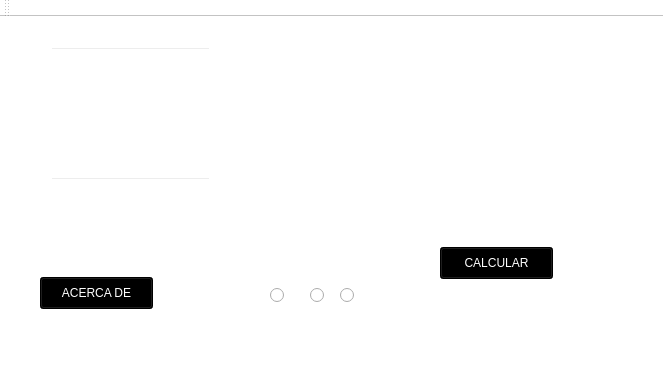
<?xml version="1.0" encoding="UTF-8"?>
<ui version="4.0">
 <class>InterfaceALU</class>
 <widget class="QMainWindow" name="InterfaceALU">
  <property name="geometry">
   <rect>
    <x>0</x>
    <y>0</y>
    <width>663</width>
    <height>370</height>
   </rect>
  </property>
  <property name="windowTitle">
   <string>InterfaceALU</string>
  </property>
  <property name="autoFillBackground">
   <bool>false</bool>
  </property>
  <property name="styleSheet">
   <string notr="true">background:rgb(255, 255, 255)</string>
  </property>
  <widget class="QWidget" name="centralWidget">
   <widget class="QLabel" name="label">
    <property name="geometry">
     <rect>
      <x>40</x>
      <y>20</y>
      <width>631</width>
      <height>251</height>
     </rect>
    </property>
    <property name="text">
     <string/>
    </property>
    <property name="pixmap">
     <pixmap resource="imagen.qrc">:/Imagenes/Interfaz ALU.png</pixmap>
    </property>
   </widget>
   <widget class="QLabel" name="label_HEXA2">
    <property name="geometry">
     <rect>
      <x>50</x>
      <y>200</y>
      <width>161</width>
      <height>16</height>
     </rect>
    </property>
    <property name="styleSheet">
     <string notr="true">Background:transparent;
color:rgb(255, 255, 255);
font: 13pt &quot;Andale Mono&quot;;</string>
    </property>
    <property name="text">
     <string>Número 2 Hexadecimal</string>
    </property>
   </widget>
   <widget class="QLabel" name="label_HEXA1">
    <property name="geometry">
     <rect>
      <x>50</x>
      <y>70</y>
      <width>161</width>
      <height>20</height>
     </rect>
    </property>
    <property name="styleSheet">
     <string notr="true">background:transparent;
color:rgb(255, 255, 255);
font: 13pt &quot;Andale Mono&quot;;</string>
    </property>
    <property name="text">
     <string>Número 1 Hexadecimal</string>
    </property>
   </widget>
   <widget class="QLabel" name="label_HEXARESULT">
    <property name="geometry">
     <rect>
      <x>450</x>
      <y>140</y>
      <width>171</width>
      <height>16</height>
     </rect>
    </property>
    <property name="styleSheet">
     <string notr="true">background:transparent;
color:rgb(255, 255, 255);
font: 13pt &quot;Andale Mono&quot;;</string>
    </property>
    <property name="text">
     <string>Resultado Hexadecimal</string>
    </property>
   </widget>
   <widget class="QLabel" name="label_RESULT">
    <property name="geometry">
     <rect>
      <x>450</x>
      <y>105</y>
      <width>171</width>
      <height>21</height>
     </rect>
    </property>
    <property name="styleSheet">
     <string notr="true">background:transparent;
color:rgb(255, 255, 255);
font: 13pt &quot;Andale Mono&quot;;</string>
    </property>
    <property name="text">
     <string>Resultado</string>
    </property>
   </widget>
   <widget class="QLineEdit" name="lineEdit_N1">
    <property name="geometry">
     <rect>
      <x>50</x>
      <y>30</y>
      <width>161</width>
      <height>31</height>
     </rect>
    </property>
    <property name="styleSheet">
     <string notr="true">background:transparent;
color:rgb(255, 255, 255);
font: 13pt &quot;Andale Mono&quot;;</string>
    </property>
   </widget>
   <widget class="QLineEdit" name="lineEdit_N2">
    <property name="geometry">
     <rect>
      <x>50</x>
      <y>160</y>
      <width>161</width>
      <height>21</height>
     </rect>
    </property>
    <property name="font">
     <font>
      <family>Andale Mono</family>
      <pointsize>13</pointsize>
      <weight>50</weight>
      <italic>false</italic>
      <bold>false</bold>
     </font>
    </property>
    <property name="styleSheet">
     <string notr="true">background:transparent;
color:rgb(255, 255, 255);
font: 13pt &quot;Andale Mono&quot;;</string>
    </property>
   </widget>
   <widget class="QPushButton" name="pushButton_AcercaDe">
    <property name="geometry">
     <rect>
      <x>40</x>
      <y>260</y>
      <width>113</width>
      <height>32</height>
     </rect>
    </property>
    <property name="styleSheet">
     <string notr="true">Color:rgb(255, 255, 255);
font: 13pt &quot;Andale Mono&quot;;
background:rgb(0, 0, 0)</string>
    </property>
    <property name="text">
     <string>ACERCA DE</string>
    </property>
   </widget>
   <widget class="QPushButton" name="pushButton_Calcular">
    <property name="geometry">
     <rect>
      <x>440</x>
      <y>230</y>
      <width>113</width>
      <height>32</height>
     </rect>
    </property>
    <property name="styleSheet">
     <string notr="true">Color:rgb(255, 255, 255);
font: 13pt &quot;Andale Mono&quot;;
background:rgb(0, 0, 0)</string>
    </property>
    <property name="text">
     <string>CALCULAR</string>
    </property>
   </widget>
   <widget class="QRadioButton" name="radioButton_Suma">
    <property name="geometry">
     <rect>
      <x>270</x>
      <y>270</y>
      <width>16</width>
      <height>17</height>
     </rect>
    </property>
    <property name="styleSheet">
     <string notr="true"/>
    </property>
    <property name="text">
     <string/>
    </property>
   </widget>
   <widget class="QRadioButton" name="radioButton_Multipliccacion">
    <property name="geometry">
     <rect>
      <x>310</x>
      <y>270</y>
      <width>16</width>
      <height>17</height>
     </rect>
    </property>
    <property name="text">
     <string/>
    </property>
   </widget>
   <widget class="QRadioButton" name="radioButton_Division">
    <property name="geometry">
     <rect>
      <x>340</x>
      <y>270</y>
      <width>16</width>
      <height>17</height>
     </rect>
    </property>
    <property name="text">
     <string/>
    </property>
   </widget>
  </widget>
  <widget class="QMenuBar" name="menuBar">
   <property name="geometry">
    <rect>
     <x>0</x>
     <y>0</y>
     <width>663</width>
     <height>21</height>
    </rect>
   </property>
  </widget>
  <widget class="QToolBar" name="mainToolBar">
   <attribute name="toolBarArea">
    <enum>TopToolBarArea</enum>
   </attribute>
   <attribute name="toolBarBreak">
    <bool>false</bool>
   </attribute>
  </widget>
  <widget class="QStatusBar" name="statusBar"/>
 </widget>
 <layoutdefault spacing="6" margin="11"/>
 <resources>
  <include location="imagen.qrc"/>
 </resources>
 <connections/>
</ui>
